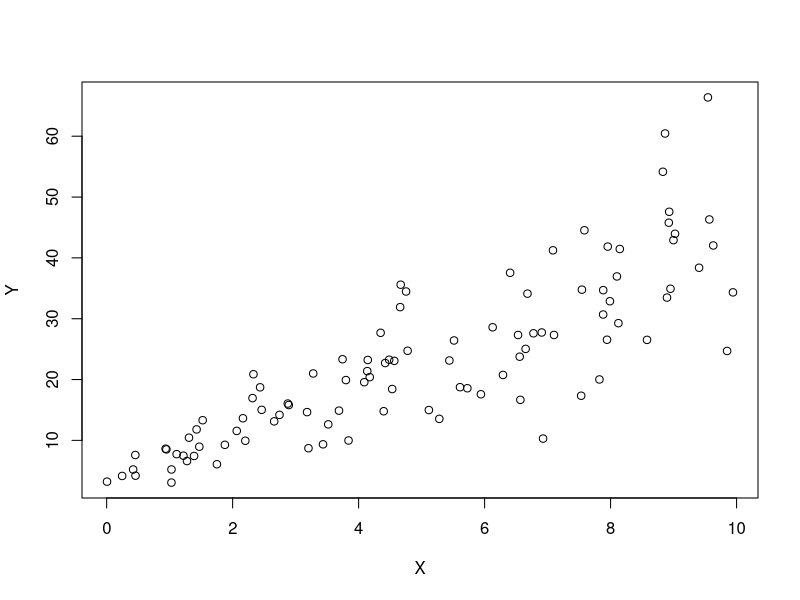

Reproduce this figure in R.
## ---- chunk 1
knitr::opts_chunk$set(echo = TRUE)
## ---- chunk 2

set.seed(123)
X=runif(100)*10
Y=X*4+3.45
Y=rnorm(100)*0.29*Y+Y

## ---- chunk 3

plot(X,Y)

# Based on the data in graph, we can fit a linear model to explain Y based on X.

## ---- chunk 4

Model = lm(Y~X)
summary(Model)

Model$coefficients
 
## ---- chunk 5

cor(X,Y)^2

# From the above result, we can notice that it's the same value as R-squared '0.7038'.

## ---- chunk 6

head(mtcars) 

## ---- chunk 7

James <- lm(mtcars$hp~mtcars$wt, data = mtcars)
summary(James)

Chris <- lm(mtcars$hp~mtcars$mpg, data = mtcars)
summary(Chris)

## ---- chunk 8

Model2 <- lm(mtcars$hp~mtcars$mpg+mtcars$cyl, data = mtcars)
summary(Model2)

Model2$coefficients

HP <- (Model2$coefficients[2]*22) + (Model2$coefficients[3]*4) + Model2$coefficients[1]
HP
 
## ---- chunk 9

library(mlbench)
data(BostonHousing)
 
Model3 <- lm(formula = BostonHousing$medv ~ BostonHousing$crim + BostonHousing$zn + BostonHousing$ptratio + BostonHousing$chas, data = BostonHousing)
summary(Model3)
 
## ---- chunk 10

summary(Model3)

## ---- chunk 11

# Estimate of the variation of identical houses in expense can be found by multiplying the estimate coefficient with the difference in pupil-teacher ratio among them.

X <- -1.49367*(15-18)
X

## ---- chunk 12

summary(Model3)

## ---- chunk 13

anova(Model3)
 
